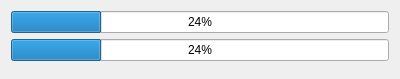
<?xml version="1.0" encoding="UTF-8"?>
<ui version="4.0">
 <class>MultiProgressBar</class>
 <widget class="QWidget" name="MultiProgressBar">
  <property name="geometry">
   <rect>
    <x>0</x>
    <y>0</y>
    <width>400</width>
    <height>79</height>
   </rect>
  </property>
  <property name="windowTitle">
   <string>Form</string>
  </property>
  <layout class="QVBoxLayout" name="verticalLayout">
   <item>
    <widget class="QProgressBar" name="progressBar_1">
     <property name="value">
      <number>24</number>
     </property>
    </widget>
   </item>
   <item>
    <widget class="QProgressBar" name="progressBar_2">
     <property name="value">
      <number>24</number>
     </property>
    </widget>
   </item>
   <item>
    <spacer name="verticalSpacer">
     <property name="orientation">
      <enum>Qt::Vertical</enum>
     </property>
     <property name="sizeHint" stdset="0">
      <size>
       <width>20</width>
       <height>40</height>
      </size>
     </property>
    </spacer>
   </item>
  </layout>
 </widget>
 <resources/>
 <connections/>
</ui>
